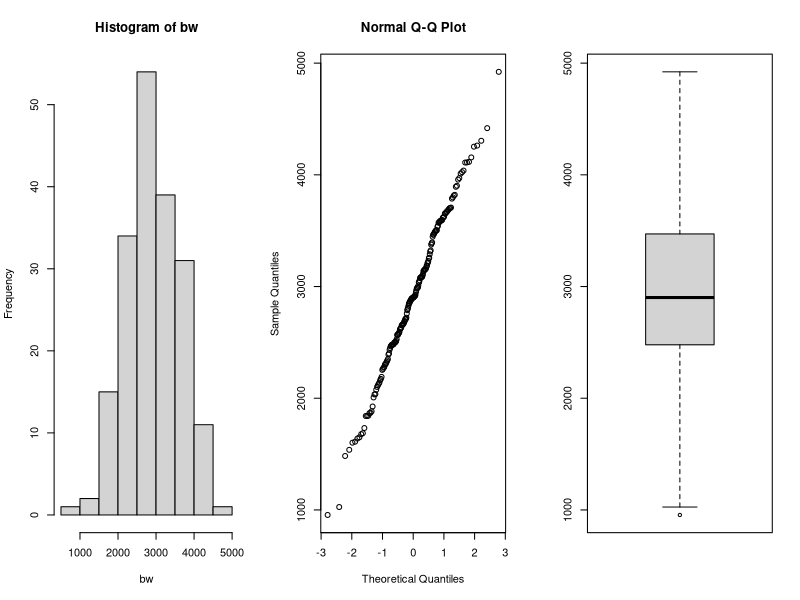
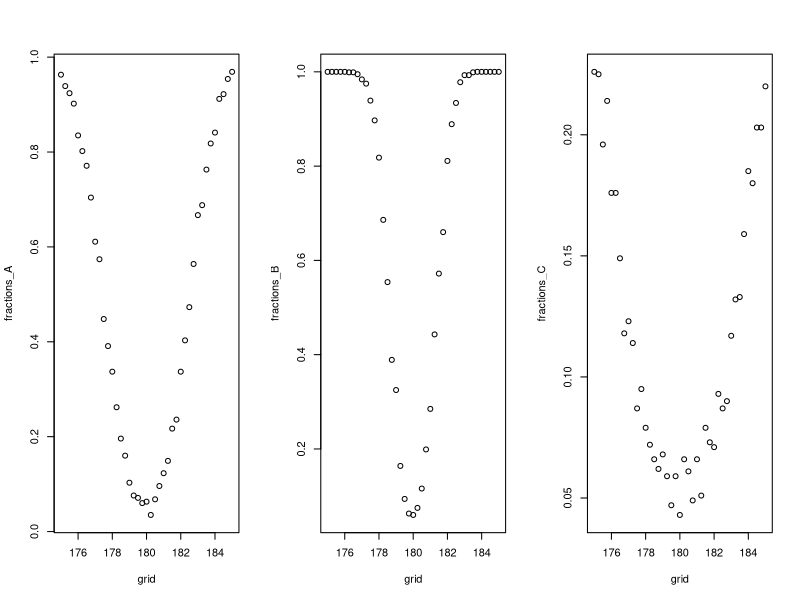
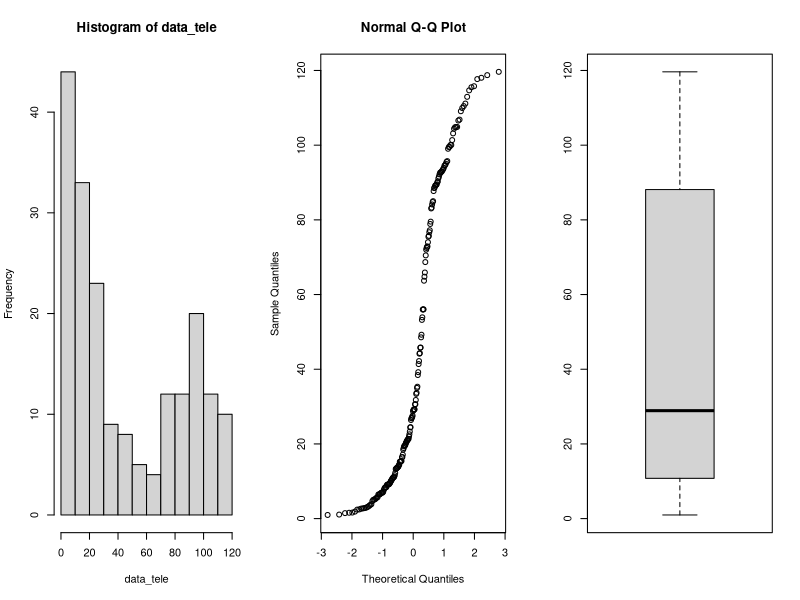
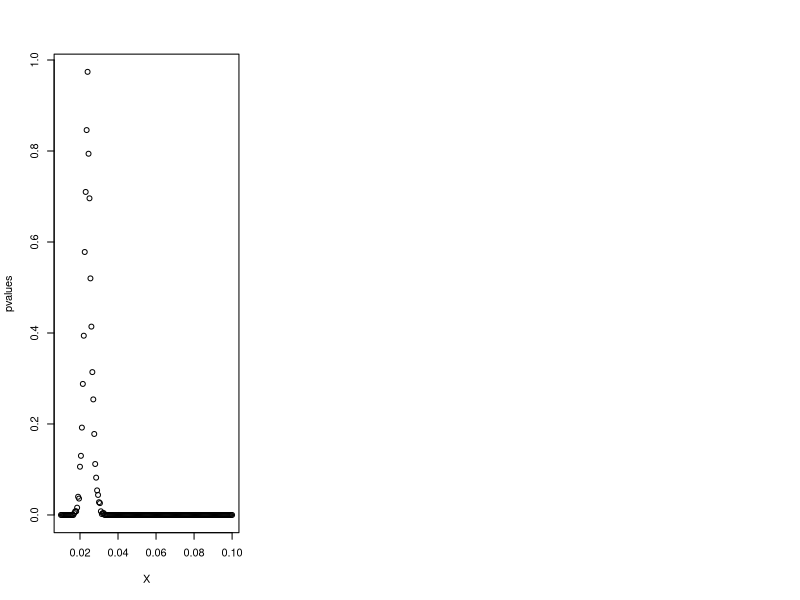
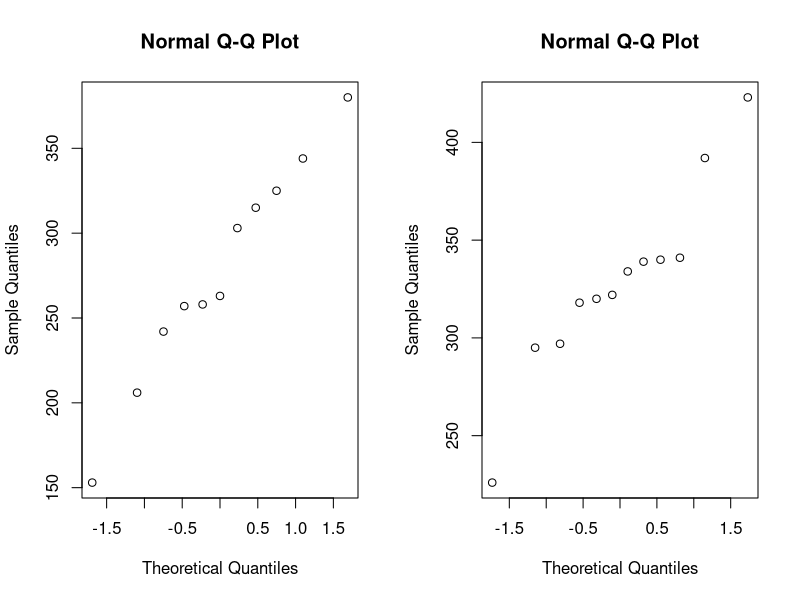
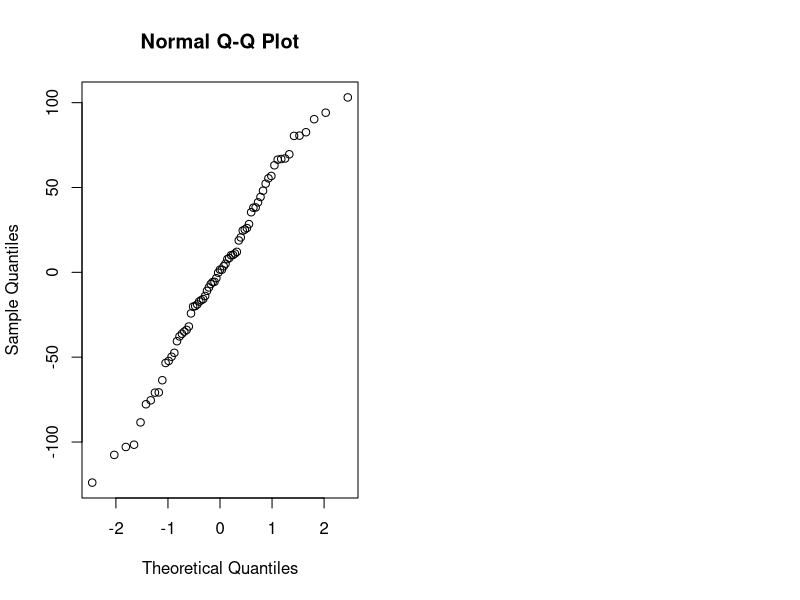

The R script that drew these images, in order:
## ---- chunk 1
library(tidyverse)
library(rstudioapi)

knitr::opts_chunk$set(echo = TRUE)
options(knitr.table.format = "latex")
setwd(dirname(getActiveDocumentContext()$path))
## ---- chunk 2
par(mfrow=c(1,3))
data=read.table(file="data/birthweight.txt",header=TRUE)

bw = data$birthweight
hist(bw)
qqnorm(bw)
boxplot(bw)
shapiro.test(bw)

## ---- chunk 3
m = mean(bw)
sd = sd(bw)
n = length(bw)
error = qnorm(0.95)*sd/sqrt(n)
ci = c(m-error, m+error)
m
ci
## ---- chunk 4
t.test(bw, mu=2800, alternative = "greater", conf.level = 0.95)
## ---- chunk 5
n <- m <- 30
mu <- 180
nu <- 175
sd <- 5
grid <- seq(175,185, by=0.25)

power_function<-function(grid,n,m,mu,sd) {
  B <- 1000
  p <- numeric(B)
  G <- length(grid)
  fractions <- numeric(G)
  for (grid_nu in 1:G){
    p <- numeric(B)
    for (b in 1:B){
      x <- rnorm(n,mu,sd)
      y <- rnorm(m,grid[grid_nu],sd)
      p[b] <- t.test(x,y, var.equal = TRUE)[[3]]
    }
    fractions[grid_nu] <- mean(p<0.05)
  }
  return(fractions)
}

fractions_A <- power_function(grid,n,m,mu,sd)

## ---- chunk 6
n <- m <- 100
mu <- 180
sd <- 5

fractions_B <- power_function(grid,n,m,mu,sd)
## ---- chunk 7
n <- m <- 30
mu <- 180
sd <- 15

fractions_C <- power_function(grid,n,m,mu,sd)
par(mfrow=c(1,3))
plot(grid,fractions_A)
plot(grid,fractions_B)
plot(grid,fractions_C)
## ---- chunk 8
data<-read.table(file="data/telephone.txt",header=TRUE)

# remove zeros
data <- data %>% 
  filter(Bills > 0)

data_tele <- data$Bills
par(mfrow=c(1,3))
hist(data_tele)
qqnorm(data_tele)
boxplot(data_tele)

## ---- chunk 9
X <- seq(0.01, 0.1, 0.0005)
pvalues <- c()
t <- median(data_tele)
for (x in X){
  B <- 1000
  tstar <- numeric(B)
  n <- length(data_tele)
  
  for (i in 1:B){
    xstar <- rexp(n,x)
    tstar[i] <- median(xstar)
  }
  pl<-sum(tstar<t)/B
  pr<-sum(tstar>t)/B
  p<-2*min(pl,pr)
  pl;pr;p
  pvalues <- c(pvalues,p)
}
plot(X, pvalues)
## ---- chunk 10
B <- 1000
T1 <- median(data_tele)
Tstar <- numeric(B)
for (i in 1:B){
  Xstar <- sample(data_tele,replace=TRUE)
  Tstar[i] <- median(Xstar)
}
Tstar25 <- quantile(Tstar,0.025)
Tstar975 <- quantile(Tstar, 0.975)

T1
c(2*T1-Tstar975, 2*T1-Tstar25)

## ---- chunk 11
max_index <- which.max(pvalues)

opt_Lambda <- X[max_index]
## ---- chunk 12
bill_bigeq40 <- sum(data_tele>=40)
bill_smal40 <- sum(data_tele<40)

binom.test(bill_bigeq40, length(data_tele),p=0.5)
binom.test(bill_smal40, length(data_tele),p=0.5)

bill_less10 <- sum(data_tele < 10)
bill_less10/length(data_tele)
## ---- chunk 13
data <- read.table(file="data/run.txt",header=TRUE)
cor(data$before, data$after)
## ---- chunk 14
# calculate differences
data <- data %>% 
  mutate(diff = before - after)

# filter for lemo

lemo <- data %>% 
  filter(drink == "lemo")

t.test(lemo$before, lemo$after, paired = TRUE)

# filter for energy

energy <- data %>% 
  filter(drink == "energy")

t.test(energy$before, energy$after, paired = TRUE)
## ---- chunk 15

# perform t-test

t.test(lemo$diff, energy$diff)

## ---- chunk 16
# filter for meatmeal

meatmeal <- chickwts %>% 
  filter(feed == "meatmeal") %>% 
  select(weight)

# filter for sunflower

sunflower <- chickwts %>% 
  filter(feed == "sunflower") %>% 
  select(weight)

# check for data normality

par(mfrow=c(1,2))
qqnorm(meatmeal$weight)
qqnorm(sunflower$weight)

# perform t-test, the data is not paired

t.test(meatmeal, sunflower)

# Mann-Whitney test

wilcox.test(meatmeal$weight, sunflower$weight)

# Kolmogorov-Smirnov test

ks.test(meatmeal$weight, sunflower$weight)

## ---- chunk 17
chickaov <- lm(weight~feed, data = chickwts)
# performing one-way ANOVA
anova(chickaov)
#extracting more information
summary_table <- summary(chickaov)
knitr::kable(data.frame(summary_table$coefficients), "latex")
## ---- chunk 18
# check for normality
qqnorm(chickaov$residuals)
# check if the variances are equal
chickwts %>% 
  group_by(feed) %>% 
  summarise(variance = var(weight))
## ---- chunk 19
kruskal.test(weight~feed, data = chickwts)
